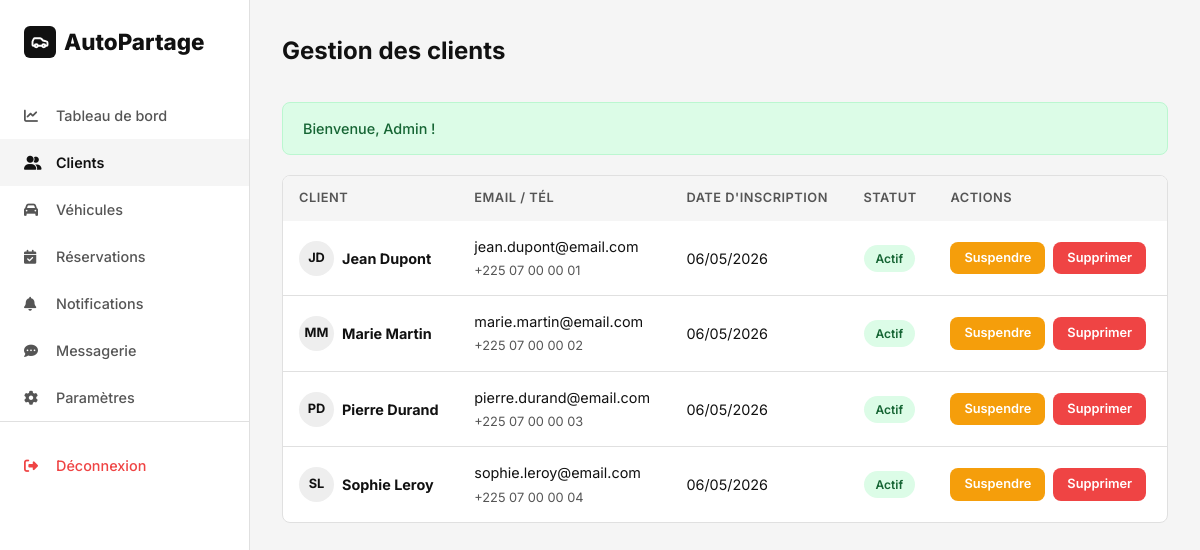
Page /admin/clients.php (signed in) on the committed database.
### tables this page shows
CREATE TABLE utilisateurs (
    id INT AUTO_INCREMENT PRIMARY KEY,
    prenom VARCHAR(100) NOT NULL,
    nom VARCHAR(100) NOT NULL,
    email VARCHAR(255) NOT NULL UNIQUE,
    mot_de_passe VARCHAR(255) NOT NULL,
    telephone VARCHAR(20) DEFAULT NULL,
    adresse TEXT DEFAULT NULL,
    role ENUM('client', 'admin') NOT NULL DEFAULT 'client',
    photo VARCHAR(255) DEFAULT NULL,
    statut ENUM('actif', 'inactif', 'suspendu') NOT NULL DEFAULT 'actif',
    is_deleted TINYINT(1) NOT NULL DEFAULT 0,
    date_creation DATETIME NOT NULL DEFAULT CURRENT_TIMESTAMP,
    date_modification DATETIME DEFAULT NULL ON UPDATE CURRENT_TIMESTAMP
);

### includes/functions.php (called while the page is built, shortened)
<?php
function clean($data) {
    return htmlspecialchars(trim($data), ENT_QUOTES, 'UTF-8');
}
function getFlash() {
    if (isset($_SESSION['flash'])) {
        $flash = $_SESSION['flash'];
        return $flash;
    }
    return null;
}
function formatDate($date) {
    return date('d/m/Y', strtotime($date));
}

### admin/clients.php (the view, shortened to what this page needs)
<?php
require_once '../config/database.php';
require_once '../includes/functions.php';
$stmt = $pdo->query("SELECT * FROM utilisateurs WHERE role = 'client' AND is_deleted = 0 ORDER BY date_creation DESC");
$clients = $stmt->fetchAll();
?>
<!DOCTYPE html>
<html lang="fr">
<head>
    <link rel="stylesheet" href="https://cdnjs.cloudflare.com/ajax/libs/font-awesome/6.5.0/css/all.min.css">
    <link rel="stylesheet" href="../assets/css/style.css">
</head>
<body class="dashboard">
    <?php include '../includes/sidebar.php'; ?>
    <main class="dashboard-content">
        <header class="dashboard-header">
            <h1>Gestion des clients</h1>
        </header>
        <?php $flash = getFlash(); if ($flash): ?>
            <div class="flash flash-<?= $flash['type'] ?>"><?= $flash['message'] ?></div>
        <?php endif; ?>
        <div class="table-container">
            <table>
                <thead>
                    <tr>
                        <th>Client</th>
                        <th>Email / Tél</th>
                        <th>Date d'inscription</th>
                        <th>Statut</th>
                        <th>Actions</th>
                    </tr>
                </thead>
                <tbody>
                    <?php foreach ($clients as $c): ?>
                    <tr>
                        <td>
                            <div class="flex gap-1">
                                <div style="width: 35px; height: 35px; border-radius: 50%; background: #eee; display: flex; align-items: center; justify-content: center; font-size: 0.8rem; font-weight: 700;">
                                    <?= strtoupper(substr($c['prenom'], 0, 1) . substr($c['nom'], 0, 1)) ?>
                                </div>
                                <strong><?= clean($c['prenom'] . ' ' . $c['nom']) ?></strong>
                            </div>
                        </td>
                        <td>
                            <?= clean($c['email']) ?><br>
                            <span style="font-size: 0.8rem; color: var(--secondary);"><?= clean($c['telephone']) ?: 'Non renseigné' ?></span>
                        </td>
                        <td><?= formatDate($c['date_creation']) ?></td>
                        <td>
                            <span class="badge badge-<?= $c['statut'] === 'actif' ? 'success' : ($c['statut'] === 'suspendu' ? 'danger' : 'warning') ?>">
                                <?= ucfirst($c['statut']) ?>
                            </span>
                        </td>
                        <td>
                            <div class="flex gap-1">
                                <?php if ($c['statut'] === 'actif'): ?>
                                    <a href="clients.php?action=suspend&id=<?= $c['id'] ?>" class="btn btn-warning btn-sm">Suspendre</a>
                                <?php else: ?>
                                    <a href="clients.php?action=activate&id=<?= $c['id'] ?>" class="btn btn-success btn-sm">Activer</a>
                                <?php endif; ?>
                                <a href="clients.php?action=delete&id=<?= $c['id'] ?>" class="btn btn-danger btn-sm" onclick="return confirm('Supprimer ce client ?')">Supprimer</a>
                            </div>
                        </td>
                    </tr>
                    <?php endforeach; ?>
                </tbody>
            </table>
        </div>
    </main>
</body>
</html>

### assets/css/style.css (style rules this page uses)
*,*::before,*::after { box-sizing:border-box;margin:0;padding:0 }
:root { --primary:#111;--secondary:#555;--accent:#222;--bg:#fff;--bg-alt:#f5f5f5;--border:#e0e0e0;--success:#22c55e;--warning:#f59e0b;--danger:#ef4444;--info:#3b82f6;--radius:8px;--shadow:0 2px 12px rgba(0,0,0,.08);--transition:all .3s ease }
body { font-family:'Inter',sans-serif;color:var(--primary);background:var(--bg);line-height:1.6;min-height:100vh }
a { text-decoration:none;color:inherit;transition:var(--transition) }
.flex { display:flex;align-items:center }
.gap-1 { gap:8px }
.btn { display:inline-flex;align-items:center;justify-content:center;gap:6px;padding:10px 24px;border-radius:var(--radius);font-weight:600;font-size:.9rem;border:none;cursor:pointer;transition:var(--transition) }
.btn-danger { background:var(--danger);color:#fff }
.btn-warning { background:var(--warning);color:#fff }
.btn-sm { padding:6px 14px;font-size:.8rem }
.dashboard { display:flex;min-height:100vh }
.dashboard-content { flex:1;margin-left:250px;padding:32px;background:var(--bg-alt);min-height:100vh }
.dashboard-header { display:flex;align-items:center;justify-content:space-between;margin-bottom:32px }
.dashboard-header h1 { font-size:1.5rem;font-weight:700 }
.table-container { background:#fff;border-radius:var(--radius);border:1px solid var(--border);overflow:hidden }
table { width:100%;border-collapse:collapse }
thead { background:var(--bg-alt) }
th { padding:12px 16px;text-align:left;font-size:.8rem;font-weight:600;text-transform:uppercase;letter-spacing:.5px;color:var(--secondary) }
td { padding:14px 16px;border-bottom:1px solid var(--border);font-size:.9rem }
tr:last-child td { border-bottom:none }
.badge { display:inline-flex;align-items:center;padding:4px 12px;border-radius:20px;font-size:.75rem;font-weight:600 }
.badge-success { background:#dcfce7;color:#166534 }
.flash { padding:14px 20px;border-radius:var(--radius);margin-bottom:20px;font-size:.9rem;font-weight:500;display:flex;align-items:center;gap:8px;animation:slideDown .3s ease }
.flash-success { background:#dcfce7;color:#166534;border:1px solid #bbf7d0 }
.btn { position: relative; overflow: hidden; transition: all 0.3s ease; }
.btn::after { content: ''; position: absolute; top: 50%; left: 50%; width: 0; height: 0; background: rgba(255,255,255,0.2); border-radius: 50%; transform: translate(-50%, -50%); transition: width 0.6s, height 0.6s; }

### rows in the picture
utilisateurs: prenom+nom "JD", prenom+nom "Jean Dupont", email "jean.dupont@email.com", telephone "+225 07 00 00 01", date_creation "06/05/2026", statut "Actif"
utilisateurs: prenom+nom "MM", prenom+nom "Marie Martin", email "marie.martin@email.com", telephone "+225 07 00 00 02", date_creation "06/05/2026", statut "Actif"
utilisateurs: prenom+nom "PD", prenom+nom "Pierre Durand", email "pierre.durand@email.com", telephone "+225 07 00 00 03", date_creation "06/05/2026", statut "Actif"
utilisateurs: prenom+nom "SL", prenom+nom "Sophie Leroy", email "sophie.leroy@email.com", telephone "+225 07 00 00 04", date_creation "06/05/2026", statut "Actif"

### other values in the picture
$flash['message'] "Bienvenue, Admin !"
